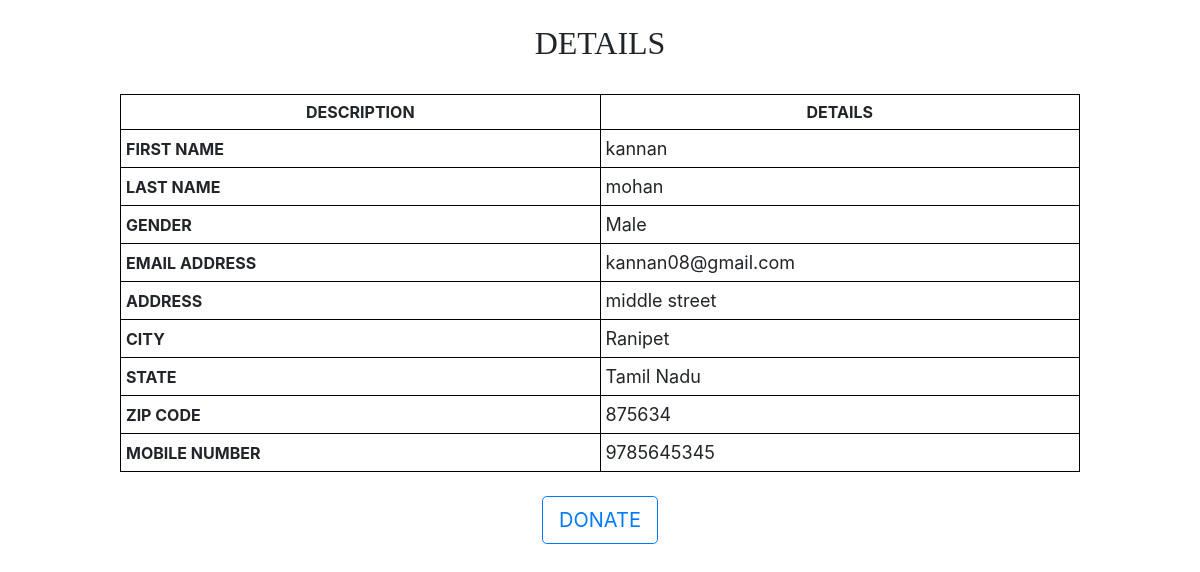
The app's page /next1.php (signed in) with its own data.
### tables this page shows
CREATE TABLE `donar` (
  `fname` varchar(30) NOT NULL,
  `lname` varchar(30) NOT NULL,
  `gender` varchar(20) NOT NULL,
  `email` varchar(50) NOT NULL,
  `address` varchar(50) NOT NULL,
  `city` varchar(50) NOT NULL,
  `state` varchar(50) NOT NULL,
  `zip` varchar(20) NOT NULL,
  `mobile` varchar(25) NOT NULL,
  `password` varchar(50) NOT NULL,
  `cpassword` varchar(50) NOT NULL,
  `ftype` varchar(30) NOT NULL,
  `location` varchar(50) NOT NULL,
  `status` varchar(50) NOT NULL
);

### next1.php (the view, shortened to what this page needs)
<!DOCTYPE html>
<html lang="en">
<head>
    <link rel="stylesheet" href="https://stackpath.bootstrapcdn.com/bootstrap/4.4.1/css/bootstrap.min.css">
</head>
<body>
<?php
$link = new mysqli("localhost","root","","eg");
        $ss=$_SESSION["email"];
       $sql = "SELECT `fname`,`lname`,`gender`,`email`,`address`,`city`,`state`,`zip`,`mobile` FROM `donar` WHERE `email`='$ss' ";
       $retval = mysqli_query( $link, $sql );
     while($row = mysqli_fetch_array($retval)) {
      $fg = $row['email'];
?>
<br>
<center><h2 style="font-family:Times New Roman">DETAILS</h2></center><br>
<center>
    <table class="tg" style="table-layout:fixed; width:80%;">
        <thead>
       <tr>
         <td style="font-weight: bold;text-align: center">DESCRIPTION</td>
         <td style="font-weight: bold ;text-align: center" colspan="2">DETAILS</td>
       </tr>
       </thead>
       <tbody>
       <tr>
         <td style="font-weight: bold">FIRST NAME<br></td>
         <td  style="font-size:18px"colspan="2"><?php echo $row['fname'] ?> </td>
       </tr>
       <tr>
         <td style="font-weight: bold">LAST NAME</td>
         <td style="font-size:18px"colspan="2"> <?php echo $row['lname'] ?> </td>
       </tr>
       <tr>
         <td style="font-weight: bold">GENDER</td>
         <td  style="font-size:18px"colspan="2"><?php echo $row['gender'] ?> </td>
       </tr>
       <tr>
         <td style="font-weight: bold">EMAIL ADDRESS</td>
         <td  style="font-size:18px"colspan="2"><?php echo $fg ?> </td>
       </tr>
       <tr>
         <td style="font-weight: bold">ADDRESS</td>
         <td  style="font-size:18px"colspan="2"><?php echo $row['address'] ?> </td>
       </tr>
       <tr>
         <td style="font-weight: bold">CITY</td>
         <td  style="font-size:18px"colspan="2"><?php echo $row['city'] ?> </td>
       </tr>
       <tr>
         <td style="font-weight: bold">STATE</td>
         <td  style="font-size:18px"colspan="2"><?php echo $row['state'] ?> </td>
       </tr>
       <tr>
         <td style="font-weight: bold">ZIP CODE</td>
         <td  style="font-size:18px"colspan="2"><?php echo $row['zip'] ?> </td>
       </tr>
       <tr>
         <td style="font-weight: bold">MOBILE NUMBER</td>
         <td  style="font-size:18px"colspan="2"><?php echo $row['mobile'] ?> </td>
       </tr>
       <?php
    }
?>
</tbody>
</table><br>
</center>
<center><button onclick="location.href = 'donate.php';" id="button1" class="btn btn-outline-primary btn-lg" >DONATE</button></center>
</body>
</html>

### next1.php (style rules this page uses)
table, th, td { border: 1px solid black; border-collapse: collapse; width: 95%; }
th, td { padding: 5px; text-align: left; }

### records on screen
donar: fname "kannan", lname "mohan", gender "Male", email "kannan08@gmail.com", address "middle street", city "Ranipet", state "Tamil Nadu", zip "875634", mobile "9785645345"
